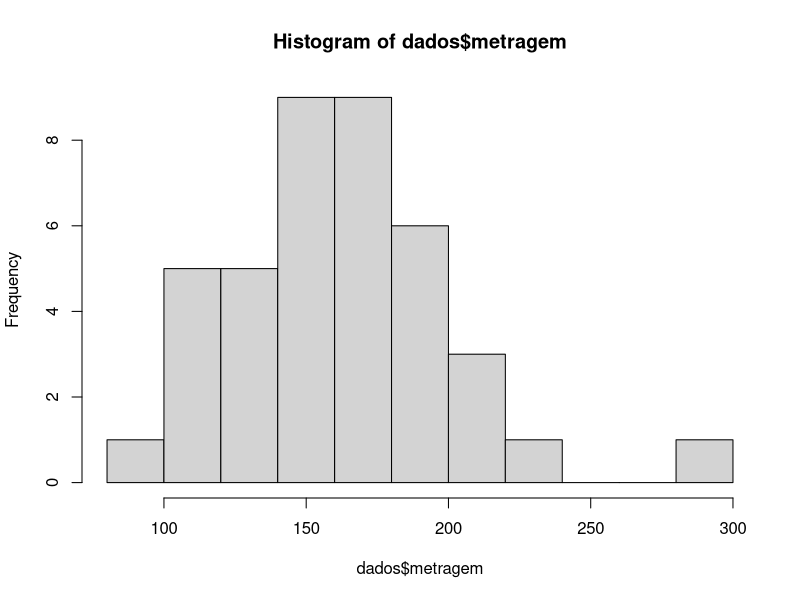

Here is the R script that generated this plot:
# 1 - Leitura do banco de dados:

dados = read.csv2("imoveis.csv")
dados$metragem = as.numeric(dados$metragem)
# 2 - Gráficos:
hist(dados$metragem)
# 3 - Medidas:
# (Preencher na branch Medidas)
#Calcule média, medina e desvio-padrão de imposto anual
